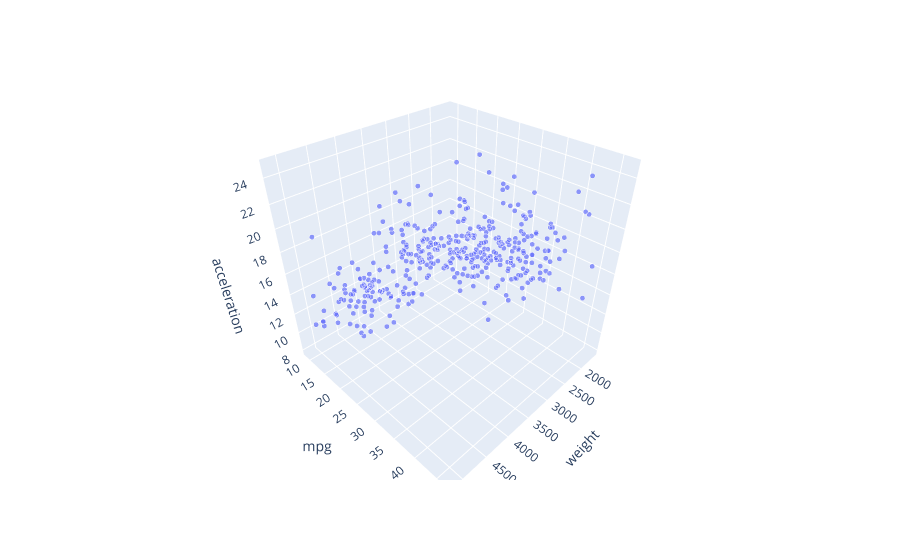

Notebook cell for this chart:
### Code cell
px.scatter_3d(auto, x='weight', y='mpg', z='acceleration', size=[1] * len(auto), size_max=5)

### Figure 1 — Plotly figure (JSON) as saved in the notebook; plotly's stock layout.template omitted (floating-point values rounded to 4 significant figures; data arrays with more than 128 entries replaced by an {"elided": "..."} marker saying what was removed)
{"data": [{"hovertemplate": "weight=%{x}<br>mpg=%{y}<br>acceleration=%{z}<br>size=%{marker.size}<extra></extra>", "legendgroup": "", "marker": {"color": "#636efa", "size": {"elided": "392 int values"}, "sizemode": "area", "sizeref": 0.04, "symbol": "circle"}, "mode": "markers", "name": "", "scene": "scene", "showlegend": false, "type": "scatter3d", "x": {"elided": "392 int values"}, "y": {"elided": "392 float values"}, "z": {"elided": "392 float values"}}], "layout": {"autosize": true, "legend": {"itemsizing": "constant", "tracegroupgap": 0}, "margin": {"t": 60}, "scene": {"aspectmode": "auto", "aspectratio": {"x": 1, "y": 1, "z": 1}, "domain": {"x": [0, 1], "y": [0, 1]}, "xaxis": {"title": {"text": "weight"}, "type": "linear"}, "yaxis": {"title": {"text": "mpg"}, "type": "linear"}, "zaxis": {"title": {"text": "acceleration"}, "type": "linear"}}}}
